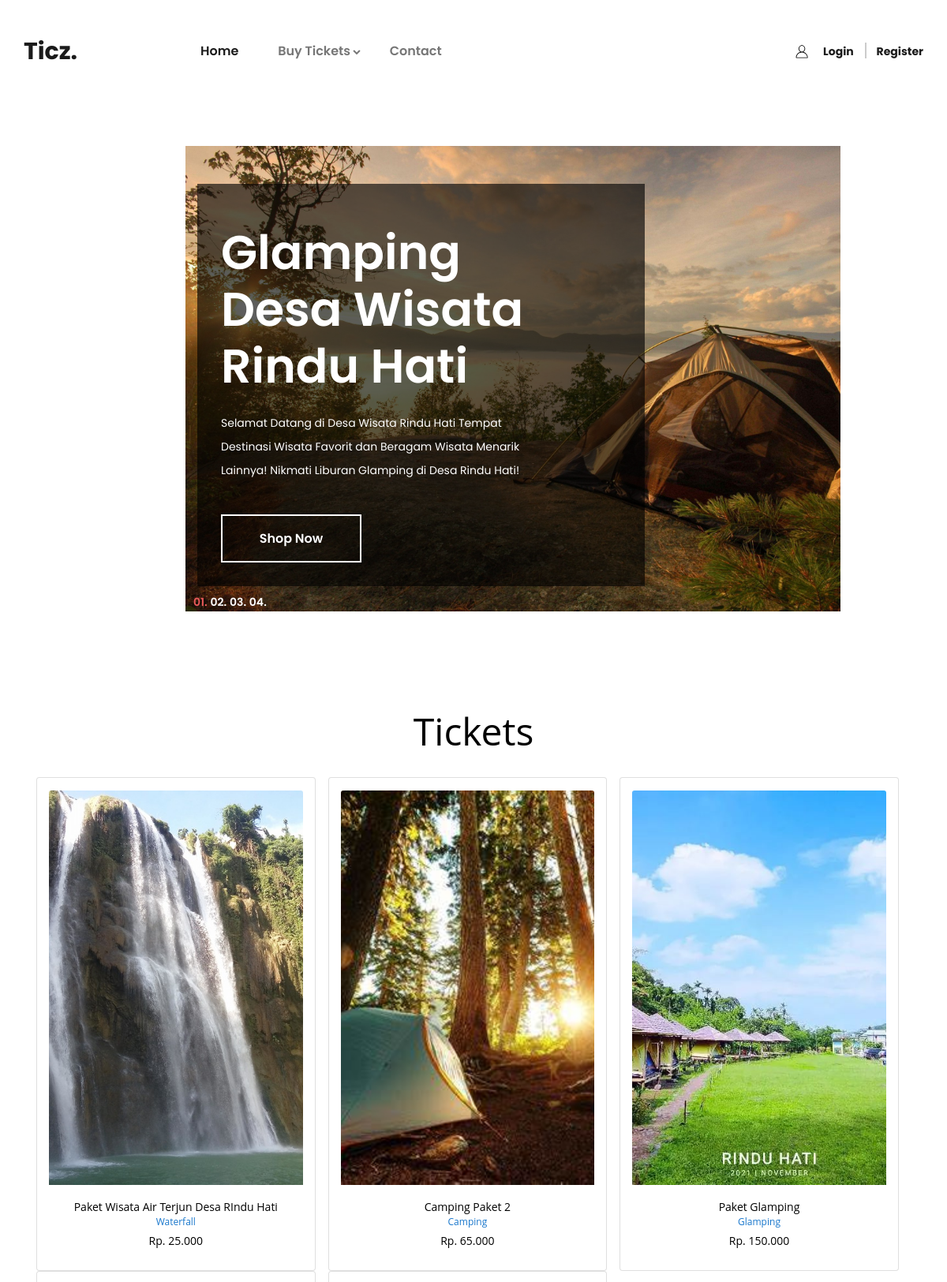
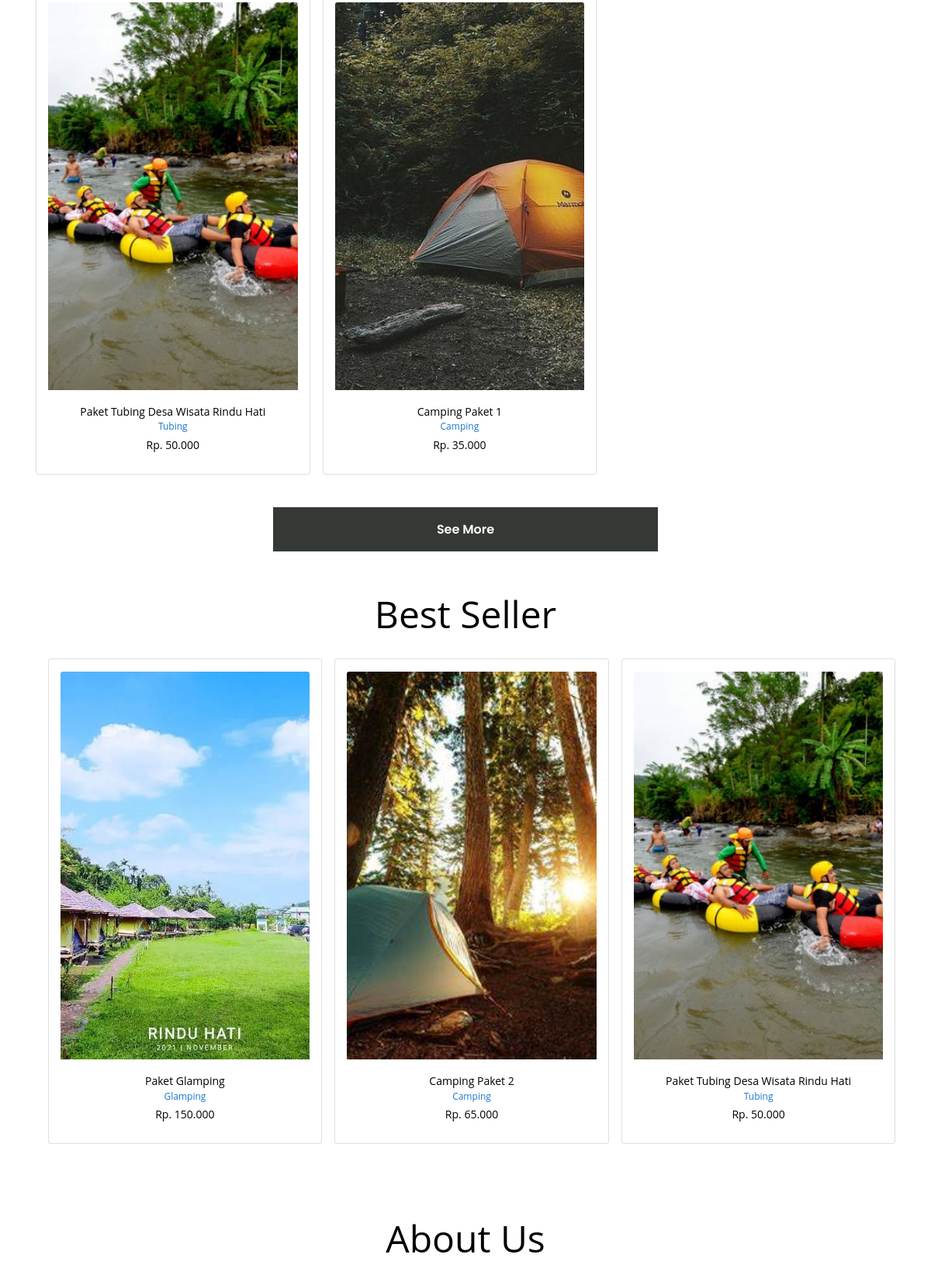
The page / (upper part) on the database its author committed (2 pictures, top to bottom).
### tables this page shows
CREATE TABLE `mr_tickets` (
  `mrt_id` int(11) NOT NULL,
  `mrt_nama` varchar(255) DEFAULT NULL,
  `mrt_harga` varchar(255) DEFAULT NULL,
  `mrt_gambar` varchar(255) DEFAULT NULL,
  `mrt_desc` varchar(255) DEFAULT NULL,
  `mrt_stok` int(75) DEFAULT NULL,
  `mrt_created_date` datetime DEFAULT CURRENT_TIMESTAMP,
  `kategori` varchar(255) NOT NULL
);

### application/controllers/Welcome.php (called while the page is built, shortened)
<?php
class Welcome extends CI_Controller {
	public function index()
	{
		$data['tiket'] = $this->m_ticz->db->query("SELECT * FROM mr_tickets ORDER BY RAND() LIMIT 5")->result();
		$data['boy'] = $this->m_ticz->db->query("SELECT * FROM mr_tickets  JOIN transaksi_detail WHERE mr_tickets.mrt_id = transaksi_detail.trxd_mrt_id  GROUP BY trxd_mrt_id LIMIT 3")->result();
		$data['beller'] = $this->m_ticz->db->query("select SUM(a.trxd_qty) as jum, b.* from transaksi_detail as a, mr_tickets as b, transaksi as c where a.trxd_mrt_id = b.mrt_id and a.trxd_trx_id = c.trx_id AND c.trx_status = 2 GROUP BY b.mrt_nama ORDER BY jum DESC
			")->result();
		$this->load->view('header');
		$this->load->view('index', $data);
		$this->load->view('footer');
	}
}

### index.php (called while the page is built, shortened)
<?php
require_once BASEPATH.'core/CodeIgniter.php';

### application/views/index.php (the view, shortened to what this page needs)
	<div class="home">
		<div class="home_slider_container" style="padding-top : -20px; ">
			<div class="owl-carousel owl-theme home_slider">
				<div class="owl-item home_slider_item">
					<div class="home_slider_background" style="background-image:url(<?=base_url().'assets/frontend/images/camp.jpg'?>)"></div>
					<div class="home_container mt-5">
						<div class="container">
							<div class="row">
								<div class="col">
									<div class="home_slider_content"  data-animation-in="fadeIn" data-animation-out="animate-out fadeOut">
										<div class="avds_large_content">
										<div class="home_slider_title">Glamping Desa Wisata Rindu Hati</div>
										<div class="home_slider_subtitle">Selamat Datang di Desa Wisata Rindu Hati
										Tempat Destinasi Wisata Favorit dan Beragam Wisata Menarik Lainnya! Nikmati Liburan Glamping di Desa Rindu Hati! </div>
										<div class="button button_light home_button"><a href="<?=base_url(). 'tickets/viewtiket?kategori=Glamping'?>">Shop Now</a>
										</div>
									</div>
									</div>
								</div>
							</div>
						</div>
					</div>
				</div>
			</div>
			<div class="home_slider_dots_container">
				<div class="container">
					<div class="row">
						<div class="col">
							<div class="home_slider_dots">
								<ul id="home_slider_custom_dots" class="home_slider_custom_dots">
									<li class="home_slider_custom_dot active">01.</li>
									<li class="home_slider_custom_dot">02.</li>
									<li class="home_slider_custom_dot">03.</li>
									<li class="home_slider_custom_dot">04.</li>
								</ul>
							</div>
						</div>
					</div>
				</div>
			</div>
		</div>
	</div>
	<div class="home mt-5" style="height: 100%; margin: 0 auto;  width: 95%; ">
		<section id="map" style="margin-top: -300px;">
					<div><h1>Tickets</h1></div>
					<br>
		</section>
		<div class="home_container">
			<div class="row mx-auto">
            	<?php foreach ($tiket as $t): ?>
            		<a href="<?=base_url(). 'tickets/regular?ticket='.$t->mrt_id?>"><div class="card ml-3" style="width: 22.1rem;">
	                    <div class="container mt-3">
	                        <img src="<?php echo base_url().'/assets/frontend/images/'.$t->mrt_gambar?>" class="card-img-top img" style="height: 500px; object-fit: cover;"
	                        alt="...">
	                        <div class="card-body ujang">
	                            <h5 class="home_text mb-1 text-center" style="color: #000000"><?php echo $t->mrt_nama ?></h5>
	                            <h5  style="font-size: 12px; color: #1977cc" class="text-center"><?php echo $t->kategori ?></h5>
	                            <h5 class="text-center" style="color:black">Rp. <?php echo number_format($t->mrt_harga, 0,',','.') ?></h5>
	                        </div>
	                    </div>
	                </div></a>
            	<?php endforeach ?>
			</div>
                <div class="cart_buttons_right ml-lg-auto">
	                                <div class="button button_light home_button mx-auto"><a href="<?=base_url().'tickets/viewtiket'?>">See More</a></div>
	            </div>
		        <section id="map">
					<div><h1>Best Seller</h1></div>
					<br>
				</section>
				<div class="home_container" style="display: flex; justify-content: space-between;">
					<div class="row mx-auto">
		            	<?php foreach ($beller as $b): ?>
		            		<a href="<?=base_url(). 'tickets/regular?ticket='.$b->mrt_id?>"><div class="card ml-3" style="width: 22.1rem;">
			                    <div class="container mt-3">
			                        <img src="<?php echo base_url().'/assets/frontend/images/'.$b->mrt_gambar?>" class="card-img-top img" style="height: 500px; object-fit: cover;"
			                        alt="...">
			                        <div class="card-body">
			                            <h5 class="home_text mb-1 text-center" style="color: #000000"><?php echo $b->mrt_nama ?></h5>
			                            <h5  style="font-size: 12px; color: #1977cc" class="text-center"><?php echo $b->kategori ?></h5>
			                            <h5 class="text-center" style="color:black">Rp. <?php echo number_format($b->mrt_harga, 0,',','.') ?></h5>
			                        </div>
			                    </div>
			                </div></a>
		            	<?php endforeach ?>
					</div>
				</div>
	<section id="kartu">
		<br>
		<br>
		<br>
		<div><h1>About Us</h1></div>
		<br>
	</section>
</div>
</div>

### assets/frontend/styles/main_styles.css (style rules this page uses)
* { margin: 0; padding: 0; -webkit-font-smoothing: antialiased; -webkit-text-shadow: rgba(0,0,0,.01) 0 0 1px; text-shadow: rgba(0,0,0,.01) 0 0 1px; }
body { font-family: 'Poppins', sans-serif; font-size: 14px; font-weight: 400; background: #FFFFFF; color: #a5a5a5; }
div { display: block; position: relative; -webkit-box-sizing: border-box; -moz-box-sizing: border-box; box-sizing: border-box; }
ul { list-style: none; margin-bottom: 0px; }
a, a:hover, a:visited, a:active, a:link { text-decoration: none; -webkit-font-smoothing: antialiased; -webkit-text-shadow: rgba(0,0,0,.01) 0 0 1px; text-shadow: rgba(0,0,0,.01) 0 0 1px; }
h1 { font-size: 48px; }
h5 { font-size: 14px; }
h1, h2, h3, h4, h5, h6 { font-family: 'Open Sans', sans-serif; -webkit-font-smoothing: antialiased; -webkit-text-shadow: rgba(0,0,0,.01) 0 0 1px; text-shadow: rgba(0,0,0,.01) 0 0 1px; }
section { display: block; position: relative; box-sizing: border-box; }
.button { width: 178px; height: 61px; background: none; text-align: center; border: solid 2px #1b1b1b; overflow: hidden; cursor: pointer; }
.button a { display: block; position: relative; font-size: 16px; font-weight: 600; line-height: 57px; color: #1b1b1b; background: none; z-index: 1; -webkit-transition: all 200ms ease; -moz-transition: all 200ms ease; -ms-transition: all 200ms ease; -o-transition: all 200ms ease; transition: all 200ms ease; }
.button::after { content: ''; position: absolute; top: 0; left: 0; width: 150%; height: 100%; background: #FFFFFF; z-index: 0; opacity: 0; -webkit-transform: rotate3d(0, 0, 1, -45deg) translate3d(0, -3em, 0); transform: rotate3d(0, 0, 1, -45deg) translate3d(0, -3em, 0); -webkit-transform-origin: 0% 100%; transform-origin: 0% 100%; -webkit-transition: -webkit-transform 0.3s, opacity 0.3s, background-color 0.3s; transition: transform 0.3s, opacity 0.3s, background-color 0.3s; }
.button_light { border: solid 2px #FFFFFF; }
.button_light a { color: #FFFFFF; }
.home { width: 100%; height: 950px; background: #FFFFFF; z-index: 2; }
.home_slider_container { width: 100%; height: 100%; padding-top: 130px; padding-left: 60px; padding-right: 60px; padding-bottom: 30px; }
.home_slider_background { position: absolute; top: 0; left: 0; width: 100%; height: 100%; background-repeat: no-repeat; background-size: cover; background-position: center center; }
.home_slider_content { max-width: 580px; }
.home_slider_title { font-size: 60px; font-weight: 600; color: #FFFFFF; line-height: 1.2; }
.home_slider_subtitle { font-size: 14px; font-weight: 400; color: #FFFFFF; line-height: 2.14; margin-top: 22px; }
.home_button { margin-top: 40px; }
.home_slider_dots_container { display: inline-block; position: absolute; left: 0; bottom: 0; z-index: 10; width: 100%; padding-left: 60px; padding-right: 60px; }
.home_slider_dots { position: absolute; left: 15px; bottom: 56px; }
.home_slider_custom_dot { display: inline-block; position: relative; color: #FFFFFF; cursor: pointer; font-size: 14px; font-weight: 600; -webkit-transition: all 200ms ease; -moz-transition: all 200ms ease; -ms-transition: all 200ms ease; -o-transition: all 200ms ease; transition: all 200ms ease; }
.home_slider_custom_dot.active { color: #e95a5a; }
.avds_large_content { max-width: 567px; height: 100%; background: rgba(0,0,0,0.63); padding-right: 130px; padding-left: 30px; padding-top: 51px; padding-bottom: 30px; }

### application/views/index.php (style rules this page uses)
.home_slider_container { width: 80%; height: 680px; margin-left: 170px; margin-top: 150px; margin-bottom: 5px; }
.home_slider_container .owl-carousel { height: 600px; margin-top: -100px; padding: 5px; }
.home_container .row .container { -webkit-transition: 0.4s ease; transition: 0.4s ease; }
.cart_buttons_right .button { background-color:#353935; color:white; width: 500px; }
#kartu h1 { display:flex; justify-content:center; align-items:center; color:black; padding-top:30px; }
#map h1 { display:flex; justify-content:center; align-items:center; color:black; padding-top:30px; }
#map { padding-top:20px; }

### rows shown on the page
mr_tickets: mrt_gambar (picture), mrt_nama "Paket Wisata Air Terjun Desa RIndu Hati", kategori "Waterfall", mrt_harga "25.000"
mr_tickets: mrt_gambar (picture), mrt_nama "Camping Paket 2", kategori "Camping", mrt_harga "65.000"
mr_tickets: mrt_gambar (picture), mrt_nama "Paket Glamping", kategori "Glamping", mrt_harga "150.000"
mr_tickets: mrt_gambar (picture), mrt_nama "Paket Tubing Desa Wisata Rindu Hati", kategori "Tubing", mrt_harga "50.000"
mr_tickets: mrt_gambar (picture), mrt_nama "Camping Paket 1", kategori "Camping", mrt_harga "35.000"
